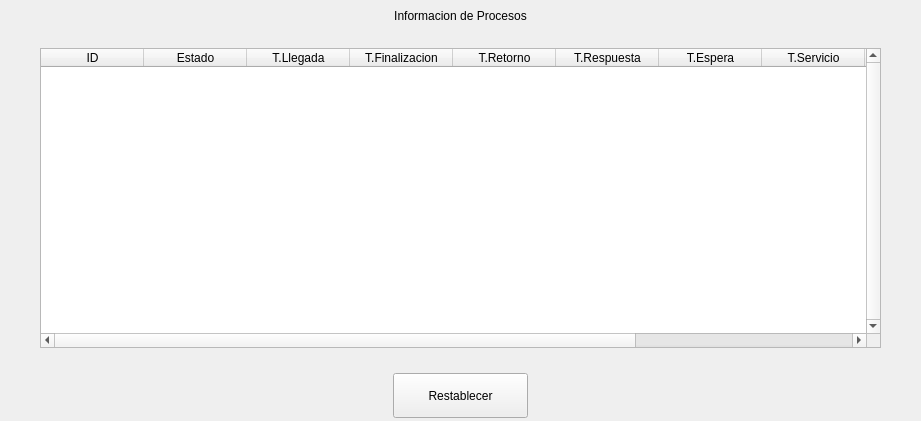
               <widget class="QWidget" name="page_Tiempos">
                <layout class="QVBoxLayout" name="verticalLayout_5">
                 <property name="spacing">
                  <number>25</number>
                 </property>
                 <property name="leftMargin">
                  <number>0</number>
                 </property>
                 <property name="topMargin">
                  <number>0</number>
                 </property>
                 <property name="rightMargin">
                  <number>0</number>
                 </property>
                 <property name="bottomMargin">
                  <number>0</number>
                 </property>
                 <item>
                  <spacer name="verticalSpacer_4">
                   <property name="orientation">
                    <enum>Qt::Vertical</enum>
                   </property>
                   <property name="sizeHint" stdset="0">
                    <size>
                     <width>20</width>
                     <height>9</height>
                    </size>
                   </property>
                  </spacer>
                 </item>
                 <item>
                  <widget class="QLabel" name="label_21">
                   <property name="styleSheet">
                    <string notr="true">font: 32pt &quot;Ink Free&quot;;</string>
                   </property>
                   <property name="text">
                    <string>Informacion de Procesos</string>
                   </property>
                   <property name="textFormat">
                    <enum>Qt::AutoText</enum>
                   </property>
                   <property name="alignment">
                    <set>Qt::AlignCenter</set>
                   </property>
                  </widget>
                 </item>
                 <item>
                  <layout class="QHBoxLayout" name="horizontalLayout_7">
                   <property name="spacing">
                    <number>0</number>
                   </property>
                   <item>
                    <spacer name="horizontalSpacer_7">
                     <property name="orientation">
                      <enum>Qt::Horizontal</enum>
                     </property>
                     <property name="sizeHint" stdset="0">
                      <size>
                       <width>40</width>
                       <height>20</height>
                      </size>
                     </property>
                    </spacer>
                   </item>
                   <item>
                    <widget class="QTableWidget" name="tableWidget_3">
                     <property name="enabled">
                      <bool>true</bool>
                     </property>
                     <property name="sizePolicy">
                      <sizepolicy hsizetype="Maximum" vsizetype="Maximum">
                       <horstretch>0</horstretch>
                       <verstretch>0</verstretch>
                      </sizepolicy>
                     </property>
                     <property name="minimumSize">
                      <size>
                       <width>841</width>
                       <height>300</height>
                      </size>
                     </property>
                     <property name="maximumSize">
                      <size>
                       <width>841</width>
                       <height>800</height>
                      </size>
                     </property>
                     <property name="cursor" stdset="0">
                      <cursorShape>ArrowCursor</cursorShape>
                     </property>
                     <property name="layoutDirection">
                      <enum>Qt::LeftToRight</enum>
                     </property>
                     <property name="autoFillBackground">
                      <bool>false</bool>
                     </property>
                     <property name="frameShape">
                      <enum>QFrame::StyledPanel</enum>
                     </property>
                     <property name="frameShadow">
                      <enum>QFrame::Sunken</enum>
                     </property>
                     <property name="lineWidth">
                      <number>1</number>
                     </property>
                     <property name="verticalScrollBarPolicy">
                      <enum>Qt::ScrollBarAlwaysOn</enum>
                     </property>
                     <property name="horizontalScrollBarPolicy">
                      <enum>Qt::ScrollBarAlwaysOn</enum>
                     </property>
                     <property name="sizeAdjustPolicy">
                      <enum>QAbstractScrollArea::AdjustIgnored</enum>
                     </property>
                     <property name="autoScroll">
                      <bool>true</bool>
                     </property>
                     <property name="autoScrollMargin">
                      <number>16</number>
                     </property>
                     <property name="editTriggers">
                      <set>QAbstractItemView::NoEditTriggers</set>
                     </property>
                     <property name="tabKeyNavigation">
                      <bool>true</bool>
                     </property>
                     <property name="showDropIndicator" stdset="0">
                      <bool>true</bool>
                     </property>
                     <property name="dragEnabled">
                      <bool>false</bool>
                     </property>
                     <property name="dragDropMode">
                      <enum>QAbstractItemView::NoDragDrop</enum>
                     </property>
                     <property name="alternatingRowColors">
                      <bool>false</bool>
                     </property>
                     <property name="selectionMode">
                      <enum>QAbstractItemView::SingleSelection</enum>
                     </property>
                     <property name="selectionBehavior">
                      <enum>QAbstractItemView::SelectRows</enum>
                     </property>
                     <property name="iconSize">
                      <size>
                       <width>0</width>
                       <height>0</height>
                      </size>
                     </property>
                     <property name="textElideMode">
                      <enum>Qt::ElideRight</enum>
                     </property>
                     <property name="verticalScrollMode">
                      <enum>QAbstractItemView::ScrollPerPixel</enum>
                     </property>
                     <property name="horizontalScrollMode">
                      <enum>QAbstractItemView::ScrollPerPixel</enum>
                     </property>
                     <property name="showGrid">
                      <bool>true</bool>
                     </property>
                     <property name="gridStyle">
                      <enum>Qt::SolidLine</enum>
                     </property>
                     <property name="wordWrap">
                      <bool>true</bool>
                     </property>
                     <attribute name="horizontalHeaderVisible">
                      <bool>true</bool>
                     </attribute>
                     <attribute name="horizontalHeaderCascadingSectionResizes">
                      <bool>false</bool>
                     </attribute>
                     <attribute name="horizontalHeaderDefaultSectionSize">
                      <number>103</number>
                     </attribute>
                     <attribute name="horizontalHeaderHighlightSections">
                      <bool>false</bool>
                     </attribute>
                     <attribute name="horizontalHeaderMinimumSectionSize">
                      <number>39</number>
                     </attribute>
                     <attribute name="horizontalHeaderStretchLastSection">
                      <bool>true</bool>
                     </attribute>
                     <attribute name="verticalHeaderVisible">
                      <bool>false</bool>
                     </attribute>
                     <attribute name="verticalHeaderCascadingSectionResizes">
                      <bool>false</bool>
                     </attribute>
                     <attribute name="verticalHeaderHighlightSections">
                      <bool>true</bool>
                     </attribute>
                     <attribute name="verticalHeaderShowSortIndicator" stdset="0">
                      <bool>false</bool>
                     </attribute>
                     <attribute name="verticalHeaderStretchLastSection">
                      <bool>false</bool>
                     </attribute>
                     <column>
                      <property name="text">
                       <string>ID</string>
                      </property>
                     </column>
                     <column>
                      <property name="text">
                       <string>Estado</string>
                      </property>
                     </column>
                     <column>
                      <property name="text">
                       <string>T.Llegada</string>
                      </property>
                     </column>
                     <column>
                      <property name="text">
                       <string>T.Finalizacion</string>
                      </property>
                     </column>
                     <column>
                      <property name="text">
                       <string>T.Retorno</string>
                      </property>
                     </column>
                     <column>
                      <property name="text">
                       <string>T.Respuesta</string>
                      </property>
                     </column>
                     <column>
                      <property name="text">
                       <string>T.Espera</string>
                      </property>
                     </column>
                     <column>
                      <property name="text">
                       <string>T.Servicio</string>
                      </property>
                     </column>
                     <column>
                      <property name="text">
                       <string>TME</string>
                      </property>
                     </column>
                     <column>
                      <property name="text">
                       <string>Operacion</string>
                      </property>
                     </column>
                     <column>
                      <property name="text">
                       <string>Resultado</string>
                      </property>
                     </column>
                    </widget>
                   </item>
                   <item>
                    <spacer name="horizontalSpacer_8">
                     <property name="orientation">
                      <enum>Qt::Horizontal</enum>
                     </property>
                     <property name="sizeHint" stdset="0">
                      <size>
                       <width>40</width>
                       <height>20</height>
                      </size>
                     </property>
                    </spacer>
                   </item>
                  </layout>
                 </item>
                 <item>
                  <layout class="QHBoxLayout" name="horizontalLayout_6">
                   <item>
                    <spacer name="horizontalSpacer_5">
                     <property name="orientation">
                      <enum>Qt::Horizontal</enum>
                     </property>
                     <property name="sizeHint" stdset="0">
                      <size>
                       <width>40</width>
                       <height>20</height>
                      </size>
                     </property>
                    </spacer>
                   </item>
                   <item>
                    <widget class="QPushButton" name="pushButton_8">
                     <property name="minimumSize">
                      <size>
                       <width>135</width>
                       <height>45</height>
                      </size>
                     </property>
                     <property name="maximumSize">
                      <size>
                       <width>135</width>
                       <height>45</height>
                      </size>
                     </property>
                     <property name="cursor">
                      <cursorShape>PointingHandCursor</cursorShape>
                     </property>
                     <property name="text">
                      <string>Restablecer</string>
                     </property>
                    </widget>
                   </item>
                   <item>
                    <spacer name="horizontalSpacer_6">
                     <property name="orientation">
                      <enum>Qt::Horizontal</enum>
                     </property>
                     <property name="sizeHint" stdset="0">
                      <size>
                       <width>40</width>
                       <height>20</height>
                      </size>
                     </property>
                    </spacer>
                   </item>
                  </layout>
                 </item>
                 <item>
                  <spacer name="verticalSpacer_5">
                   <property name="orientation">
                    <enum>Qt::Vertical</enum>
                   </property>
                   <property name="sizeHint" stdset="0">
                    <size>
                     <width>20</width>
                     <height>3</height>
                    </size>
                   </property>
                  </spacer>
                 </item>
                </layout>
               </widget>
